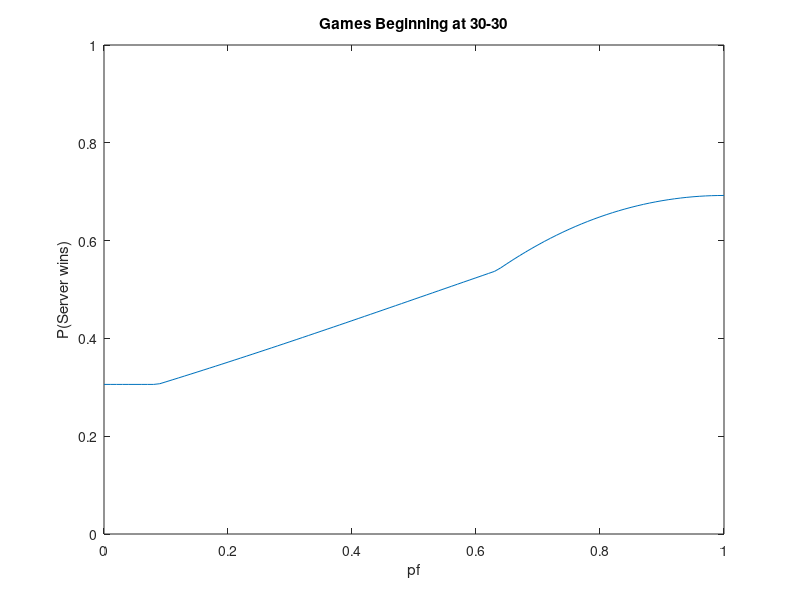

This figure's MATLAB source: (Note: this script raises an error after producing the figure.)
%Connor Hughes
%ECE 271C HW5

%% Problem 5.1: Tennis
%initialize parameters:
qf = 0.6;
qs = 0.4;
ps = 0.95;
pfOpts = linspace(0, 1, 101);
nStages = 50;

%initialize transition probability matrices:
Pf = zeros(8, 8);  
Ps = zeros(8, 8);

Ps(1, 1) = 1;
Ps(2, 1) = qs*ps;
Ps(2, 3) = 1 - ps;
Ps(2, 4) = (1 - qs)*ps;
Ps(3, 1) = qs*ps;
Ps(3, 4) = (1 - qs)*ps + (1 - ps);
Ps(4, 2) = qs*ps;
Ps(4, 5) = 1 - ps;
Ps(4, 6) = (1 - qs)*ps;
Ps(5, 2) = qs*ps;
Ps(5, 6) = (1 - qs)*ps + (1 - ps);
Ps(6, 4) = qs*ps;
Ps(6, 7) = 1 - ps;
Ps(6, 8) = (1 - qs)*ps;
Ps(7, 4) = qs*ps;
Ps(7, 8) = (1 - qs)*ps + (1 - ps);
Ps(8, 8) = 1;

RTGcomp = zeros(8, length(pfOpts));
OCCcomp = zeros(8, length(pfOpts));

for f = 1:length(pfOpts)
    pf = pfOpts(f);
    Pf(1, 1) = 1;
    Pf(2, 1) = qf*pf;
    Pf(2, 3) = 1 - pf;
    Pf(2, 4) = (1 - qf)*pf;
    Pf(3, 1) = qf*pf;
    Pf(3, 4) = (1 - qf)*pf + (1 - pf);
    Pf(4, 2) = qf*pf;
    Pf(4, 5) = 1 - pf;
    Pf(4, 6) = (1 - qf)*pf;
    Pf(5, 2) = qf*pf;
    Pf(5, 6) = (1 - qf)*pf + (1 - pf);
    Pf(6, 4) = qf*pf;
    Pf(6, 7) = 1 - pf;
    Pf(6, 8) = (1 - qf)*pf;
    Pf(7, 4) = qf*pf;
    Pf(7, 8) = (1 - qf)*pf + (1 - pf);
    Pf(8, 8) = 1;

    %initialize reward-to-go matrix:
    RTG = zeros(8, nStages + 1);
    RTG(:, nStages + 1) = [1; 0; 0; 0; 0; 0; 0; 0];

    %initialize control matrix:
    OCC = zeros(8, nStages);

    for k = nStages:-1:1
       rtgF = Pf*RTG(:, k + 1);
       rtgS = Ps*RTG(:, k + 1);
       [RTG(:, k), OCC(:, k)] = max([rtgF'; rtgS']);
    end
    RTGcomp(:, f) = RTG(:, 1);
    OCCcomp(:, f) = OCC(:, 1);
end

%plot results:
plot(pfOpts, RTGcomp(4, :));
xlabel('pf');
ylabel('P(Server wins)')
title('Games Beginning at 30-30')
ylim([0 1])

%% Problem 5.2: Football!
%initialize parameters for relevant probabilities:
params = struct;
params.lamR = 3;
params.lamP = 10;
params.p = 0.4;
params.q = 0.05;

%initialize number of states and stages:
nStates = 1202;  %1-30 yards to goal * 1-10 yards to first * 1-4 downs + 2 gameover
nStages = 12;

%initialize network of states:
states = cell(nStates, nStages + 1);
for k = 1:nStages + 1
   for i = 1:(nStates - 2)
       %populate states with the following format:
       % [yards to goal, down, yards to first]
       states{i, k} = zeros(1, 3);
       states{i, k}(1) = floor((i - 1)/40) + 1;  %initialize yards to goal
       states{i, k}(2) = floor(mod((i - 1), 40)/10) + 1;
       states{i, k}(3) = mod(i - 1, 10) + 1;
   end
   states{nStates - 1, k} = "TD";  %initialize touchdown state
   states{nStates, k} = "EOD";  %initialize end of drive (turnover) state
end

%initialize matrix of "next nodes":
NN = NaN(nStates, nStages); 

%initialize matrix of optimal control choices:
OCC = NaN(nStates, nStages);

%initialize reward-to-go matrix:
RTG = NaN(nStates, nStages + 1);
RTG(:, nStages + 1) = zeros(nStates, 1);
RTG(nStates - 1, nStages + 1) = 1;

%populate the reward-to-go matrix:
for k = nStages:-1:1
    for i = 1:nStates    %for each state at each stage
        pTest = zeros(nStates, 1);
        rTest = zeros(nStates, 1);
        rtgR = 0;
        rtgP = 0;
        %compute expected reward-to-go for running and for passing
        for j = 1:nStates
            rtgR = rtgR + transProb(states{i, k}, 0, states{j, k + 1}, params)*RTG(j, k + 1);  
            rtgP = rtgP + transProb(states{i, k}, 1, states{j, k + 1}, params)*RTG(j, k + 1);
        end
        %set reward-to-go equal to the max of the two options, set optimal 
        %control choice equal to the choice which maximized reward-to-go:
        [RTG(i, k), OCC(i, k)] = max([rtgR, rtgP]);   
    end
end

% Plot Results
close all;
%first down:
ind = 1:40:1200;
vC = zeros(1, 10*length(ind));
for i = 1:length(ind)
    j = 10*(i - 1) + 1;
    vC(j:(j + 9)) = OCC(ind(i):(ind(i) + 9), 1);
end
mC = reshape(vC, [10, 30]);
figure
heatmap(mC)
title('First Down')
xlabel('Yards to End Zone')
ylabel('Yards to First Down')

%second down:
ind = 11:40:1200;
vC = zeros(1, 10*length(ind));
for i = 1:length(ind)
    j = 10*(i - 1) + 1;
    vC(j:(j + 9)) = OCC(ind(i):(ind(i) + 9), 1);
end
mC = reshape(vC, [10, 30]);
figure
heatmap(mC)
title('Second Down')
xlabel('Yards to End Zone')
ylabel('Yards to First Down')

%third down:
ind = 21:40:1200;
vC = zeros(1, 10*length(ind));
for i = 1:length(ind)
    j = 10*(i - 1) + 1;
    vC(j:(j + 9)) = OCC(ind(i):(ind(i) + 9), 1);
end
mC = reshape(vC, [10, 30]);
figure
heatmap(mC)
title('Third Down')
xlabel('Yards to End Zone')
ylabel('Yards to First Down')

%fourth down:
ind = 31:40:1200;
vC = zeros(1, 10*length(ind));
for i = 1:length(ind)
    j = 10*(i - 1) + 1;
    vC(j:(j + 9)) = OCC(ind(i):(ind(i) + 9), 1);
end
mC = reshape(vC, [10, 30]);
figure
heatmap(mC)
title('Fourth Down')
xlabel('Yards to End Zone')
ylabel('Yards to First Down')

%% Problem 5.3: Computer Manufacturer
%initialize parameters:
p11A = 0.8;
p12A = 0.2;
p11N = 0.5;
p12N = 0.5;
p21R = 0.7;
p22R = 0.3;
p21N = 0.4;
p22N = 0.6;
alpha = 0.99;
nStages = 1000;

%initialize reward-to-go and control matrices:
RTG = zeros(2, nStages + 1);
OCC = zeros(2, nStages);

cUpr = NaN;
cLwr = NaN;
uprBnd = NaN(2, nStages);
lwrBnd = NaN(2, nStages);

%populate reward-to-go matrix:
for k = nStages:-1:1
   for i = 1:2
       if i == 1
           rtgA = 4 + alpha*(p11A*RTG(1, k + 1) + p12A*RTG(2, k + 1));
           rtgN = 6 + alpha*(p11N*RTG(1, k + 1) + p12N*RTG(2, k + 1));
           rtgOpts = [rtgA, rtgN];
       else
          rtgR = -5 + alpha*(p21R*RTG(1, k + 1) + p22R*RTG(2, k + 1));
          rtgN = -3 + alpha*(p21N*RTG(1, k + 1) + p22N*RTG(2, k + 1));
          rtgOpts = [rtgR, rtgN];
       end
       [RTG(i, k), ind] = max(rtgOpts);
       diff = (RTG(:, k) - RTG(:, k + 1));
       cUpr = max(diff); 
       cLwr = min(diff); 
       uprBnd(:, k + 1) = (alpha/(1 - alpha))*cUpr + RTG(:, k);
       lwrBnd(:, k + 1) = (alpha/(1 - alpha))*cLwr + RTG(:, k);
       OCC(i, k) = (i - 1)*2 + ind;
   end
end

%plot results
figure
stages = linspace(1, nStages, nStages);
plot(stages, RTG(1, 1:(end - 1)), stages, RTG(2, 1:(end - 1)), stages, uprBnd(1, 1:(end - 1)), stages, uprBnd(2, 1:(end - 1)), stages, lwrBnd(1, 1:(end - 1)), stages, lwrBnd(2, 1:(end - 1)), 'LineWidth', 1.2)
legend('RTG from State 1', 'RTG from State 2', 'Upper Bound on RTG from State 1', 'Upper Bound on RTG from State 2', 'Lower Bound on RTG from State 1', 'Lower Bound on RTG from State 2')
title('Reward-to-go Convergence')
xlabel('Stage Number')
ylabel('Reward-to-go')
ax = gca
ax.FontSize = 20

figure
stages = linspace(1, 10, 10);
plot(stages, uprBnd(1, (end - 10):(end - 1)), stages, uprBnd(2, (end - 10):(end - 1)), stages, lwrBnd(1, (end - 10):(end - 1)), stages, lwrBnd(2, (end - 10):(end - 1)), 'LineWidth', 1.2)
legend('Upper Bound on RTG from State 1', 'Upper Bound on RTG from State 2', 'Lower Bound on RTG from State 1', 'Lower Bound on RTG from State 2')
title('Reward-to-go Convergence (Error Bounds)')
xlabel('Stage Number')
ylabel('Reward-to-go')
ax = gca
ax.FontSize = 20

%optimal policy comparison for alpha = 0.9:
a = 0.9;

c1 = 4;
c2 = -5;
p11 = 0.8;
p22 = 0.3;
J1 = 1/(1 - a*(p11 + p22) - a^2*(1 - p11 - p22))*(c1 - (c1*p22 - c2 + c2*p11)*a)
J2 = 1/(1 - a*(p11 + p22) - a^2*(1 - p11 - p22))*(c2 + (c1 - c1*p22 - c2*p11)*a)

c1 = 6;
c2 = -5;
p11 = 0.5;
p22 = 0.3;
J1 = 1/(1 - a*(p11 + p22) - a^2*(1 - p11 - p22))*(c1 - (c1*p22 - c2 + c2*p11)*a)
J2 = 1/(1 - a*(p11 + p22) - a^2*(1 - p11 - p22))*(c2 + (c1 - c1*p22 - c2*p11)*a)

c1 = 4;
c2 = -3;
p11 = 0.8;
p22 = 0.6;
J1 = 1/(1 - a*(p11 + p22) - a^2*(1 - p11 - p22))*(c1 - (c1*p22 - c2 + c2*p11)*a)
J2 = 1/(1 - a*(p11 + p22) - a^2*(1 - p11 - p22))*(c2 + (c1 - c1*p22 - c2*p11)*a)

c1 = 6;
c2 = -3;
p11 = 0.5;
p22 = 0.6;
J1 = 1/(1 - a*(p11 + p22) - a^2*(1 - p11 - p22))*(c1 - (c1*p22 - c2 + c2*p11)*a)
J2 = 1/(1 - a*(p11 + p22) - a^2*(1 - p11 - p22))*(c2 + (c1 - c1*p22 - c2*p11)*a)

%% Problem 5.5: Umbrella Problem
%initialize parameters:
syms p alpha W V 
assume(p >= 0);
assume(p <= 1);
assume(alpha > 0);
assume(alpha < 1);
assume(W >= 0);
assume(V >= 0);

%define transition probabilities:
Pt = [p, 0, 1-p, 0; p, 0, 1-p, 0; p, 0, 1-p, 0; p, 0, 1-p, 0];
Pnt = [p, 0, 1-p, 0; p, 0, 1-p, 0; 0, p, 0, 1-p; p, 0, 1-p, 0];

%define stage costs:
Gt = [0; W; V; 0];
Gnt = [0; W; 0; 0];

%Mu-Specific Bellman Equations:
Jt = inv(eye(4) - alpha*Pt)*Gt;
Jnt = inv(eye(4) - alpha*Pnt)*Gnt;

cond = Jt <= Jnt;

simplify(cond(3))
%% Helper Functions:
%Football problem: returns probability of transition from state
%xk to xkp, given control uk (1 = pass, 0 = run)
function p = transProb(xk, uk, xkp, params)
    if xk(1) == 'TD'       %if current state is touchdown
        if xkp(1) == 'TD'  %if next state is touchdown
           p = 1;
        else
           p = 0;
        end
    elseif xk(1) == 'EOD'       %if current state is end-of-drive
        if xkp(1) == 'EOD'  %if next state is end-of-drive
           p = 1;
        else
           p = 0;
        end
    elseif xkp(1) == 'TD'   %if next state is touchdown
        if uk == 0      %if the control choice is to run
            p = 1 - poisscdf(xk(1) - 1, params.lamR);
        end
        if uk == 1      %if the control choice is to pass
            p = (1 - params.p - params.q)*(1 - poisscdf(xk(1) - 1, params.lamP));
        end
    elseif xkp(1) == 'EOD'   %if next state is end of drive
        if uk == 0       %if the control choice is to run
            if xk(2) ~= 4   %if it's not 4th down
               p = 0;
            else
               p = poisscdf(min([xk(1), xk(3)]) - 1, params.lamR);  %return prob(run was short of 1st down) 
            end
        end
        if uk == 1       %if the control choice is to pass
            if xk(2) ~= 4   %if it's not 4th down
               p = params.q;   %return prob(pass intercepted)
            else
               %return prob(pass intercepted OR incomplete OR short of 1st down/goal line): 
               p = params.q + params.p + (1 - params.q - params.p)*poisscdf(min([xk(1), xk(3)]) - 1, params.lamP);   
            end
        end
    else
        %next state is neither TD nor EOD
        yg = -(xkp(1) - xk(1));  %compute yards gained
        %if either down number or number of yards to 1st down
        %are incorrect at the next stage:
        if (xkp(2) ~= nextDown(xk, yg)) || (xkp(3) ~= nextYTF(xk, yg))
            p = 0;
        else
            if uk == 0        %if the control choice is to run
                p = poisspdf(yg, params.lamR);
            end
            if uk == 1        %if the control choice is to pass
                if yg == 0    %if there are zero yards gained
                    p = params.p + (1 - params.p - params.q)*poisspdf(yg, params.lamP);
                else
                    p = (1 - params.p - params.q)*poisspdf(yg, params.lamP);
                end
            end
        end
    end
    
end

%Football problem: returns the appropriate next down number, given 
%current state xk and number of yards gained yg (assuming neither a TD 
%or TO occurs)
function d = nextDown(xk, yg)
    if yg >= xk(3)      %if enough yards gained for 1st down
        d = 1;
    else
        d = xk(2) + 1; 
    end
end

%Football problem: returns the appropriate next number of yards-to-1st-down, 
%given current state xk and number of yards gained yg (assuming neither a TD 
%or TO occurs)
function ytf = nextYTF(xk, yg)
    if yg >= xk(3)       %if enough yards gained for 1st down
       ytf = 10;
    else
       ytf = xk(3) - yg; 
    end
end